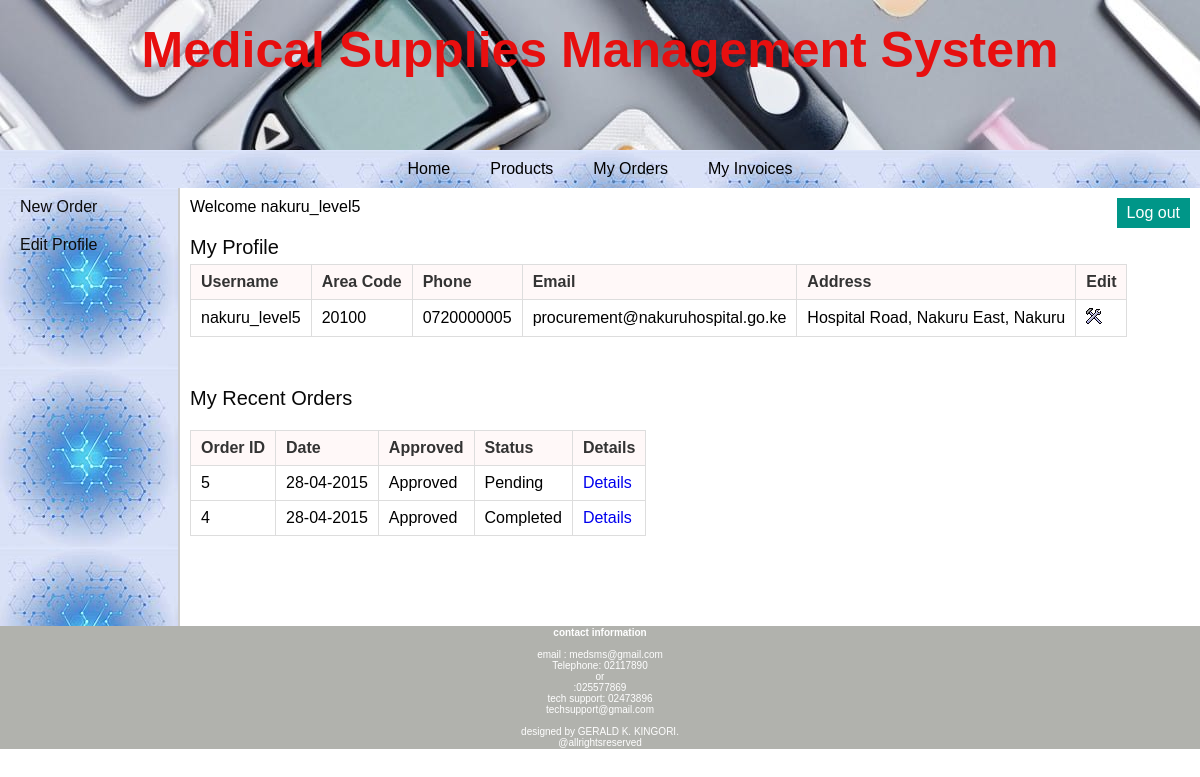
The page /retailer/index.php (signed in) on the database its author committed.
### tables this page shows
CREATE TABLE `retailer` (
  `retailer_id` int(11) NOT NULL,
  `username` varchar(25) NOT NULL,
  `password` varchar(25) NOT NULL,
  `address` varchar(200) NOT NULL,
  `area_id` int(11) NOT NULL,
  `phone` varchar(10) NOT NULL,
  `email` varchar(50) DEFAULT NULL
);

CREATE TABLE `area` (
  `area_id` int(11) NOT NULL,
  `area_name` varchar(50) NOT NULL,
  `area_code` varchar(10) NOT NULL
);

CREATE TABLE `orders` (
  `order_id` int(11) NOT NULL,
  `date` date NOT NULL,
  `retailer_id` int(11) NOT NULL,
  `approved` tinyint(1) NOT NULL,
  `status` tinyint(1) NOT NULL,
  `total_amount` decimal(10,3) NOT NULL
);

### retailer/index.php (the view, shortened to what this page needs)
<?php
	include("../includes/config.php");
	if(isset($_SESSION['retailer_login'])) {
		if($_SESSION['retailer_login'] == true) {
			$id = $_SESSION['retailer_id'];
			$query_selectRetailer = "SELECT * FROM retailer,area WHERE retailer.area_id=area.area_id AND retailer_id='$id'";
			$result_selectRetailer = mysqli_query($con,$query_selectRetailer);
			$row_selectRetailer = mysqli_fetch_array($result_selectRetailer);
			$query_selectOrder = "SELECT * FROM orders WHERE retailer_id='$id' ORDER BY order_id DESC LIMIT 5";
			$result_selectOrder = mysqli_query($con,$query_selectOrder);
		}
		else {
			header('Location:../index.php');
		}
	}
	else {
		header('Location:../index.php');
	}
?>
<!DOCTYPE html>
<html>
<head>
	<link rel="stylesheet" href="../includes/main_style.css" />
</head>
<body>
	<?php
		include("../includes/header.inc.php");
		include("../includes/nav_retailer.inc.php");
		include("../includes/aside_retailer.inc.php");
	?>
	<section>
		Welcome <?php echo $_SESSION['sessUsername']; ?>
		<article>
			<h2>My Profile</h2>
			<table class="table_displayData">
				<tr>
					<th>Username</th>
					<th>Area Code</th>
					<th>Phone</th>
					<th>Email</th>
					<th>Address</th>
					<th> Edit </th>
				</tr>
				<tr>
					<td> <?php echo $row_selectRetailer['username']; ?> </td>
					<td> <?php echo $row_selectRetailer['area_code']; ?> </td>
					<td> <?php echo $row_selectRetailer['phone']; ?> </td>
					<td> <?php echo $row_selectRetailer['email']; ?> </td>
					<td> <?php echo $row_selectRetailer['address']; ?> </td>
					<td> <a href="../retailer/edit_profile.php"><img src="../images/edit.png" alt="edit" /></a> </td>
				</tr>
			</table>
		</article>
		<article>
			<h2>My Recent Orders</h2>
			<table class="table_displayData" style="margin-top:20px;">
			<tr>
				<th> Order ID </th>
				<th> Date </th>
				<th> Approved </th>
				<th> Status </th>
				<th> Details </th>
			</tr>
			<?php $i=1; while($row_selectOrder = mysqli_fetch_array($result_selectOrder)) { ?>
			<tr>
				<td> <?php echo $row_selectOrder['order_id']; ?> </td>
				<td> <?php echo date("d-m-Y",strtotime($row_selectOrder['date'])); ?> </td>
				<td>
					<?php
						if($row_selectOrder['approved'] == 0) {
							echo "Not Approved";
						}
						else {
							echo "Approved";
						}
					?>
				</td>
				<td>
					<?php
						if($row_selectOrder['status'] == 0) {
							echo "Pending";
						}
						else {
							echo "Completed";
						}
					?>
				</td>
				<td> <a href="view_order_items.php?id=<?php echo $row_selectOrder['order_id']; ?>">Details</a> </td>
			</tr>
			<?php $i++; } ?>
		</table>
		</article>
	</section>
	<?php
		include("../includes/footer.inc.php");
	?>
</body>
</html>

### includes/main_style.css (style rules this page uses)
* { font-family: arial,sans-serif; margin:0px; padding:0px; }
body { width:auto; margin:auto; border:none; }
a { text-decoration:none; }
section { width:1000px; padding:10px; padding-bottom:40px; }
article { margin-top:20px; margin-bottom:50px; }
article h2 { margin-bottom:5px; font-weight:normal; color:#080808; font-size: 20px; }
table { border-collapse: collapse; }
.table_displayData td, .table_displayData th { border:1px solid #ddd; padding: 8px 10px; text-align: left; }
.table_displayData th { background-color:rgba(255, 248, 248, 0.897); color:#333; }

### rows shown on the page
retailer: username "nakuru_level5", area.area_code "20100", phone "0720000005", email "procurement@nakuruhospital.go.ke", address "Hospital Road, Nakuru East, Nakuru"
orders: order_id "5", date "28-04-2015", approved "Approved", status "Pending"
orders: order_id "4", date "28-04-2015", approved "Approved", status "Completed"

### other values the page prints
$_SESSION['sessUsername'] "nakuru_level5"
